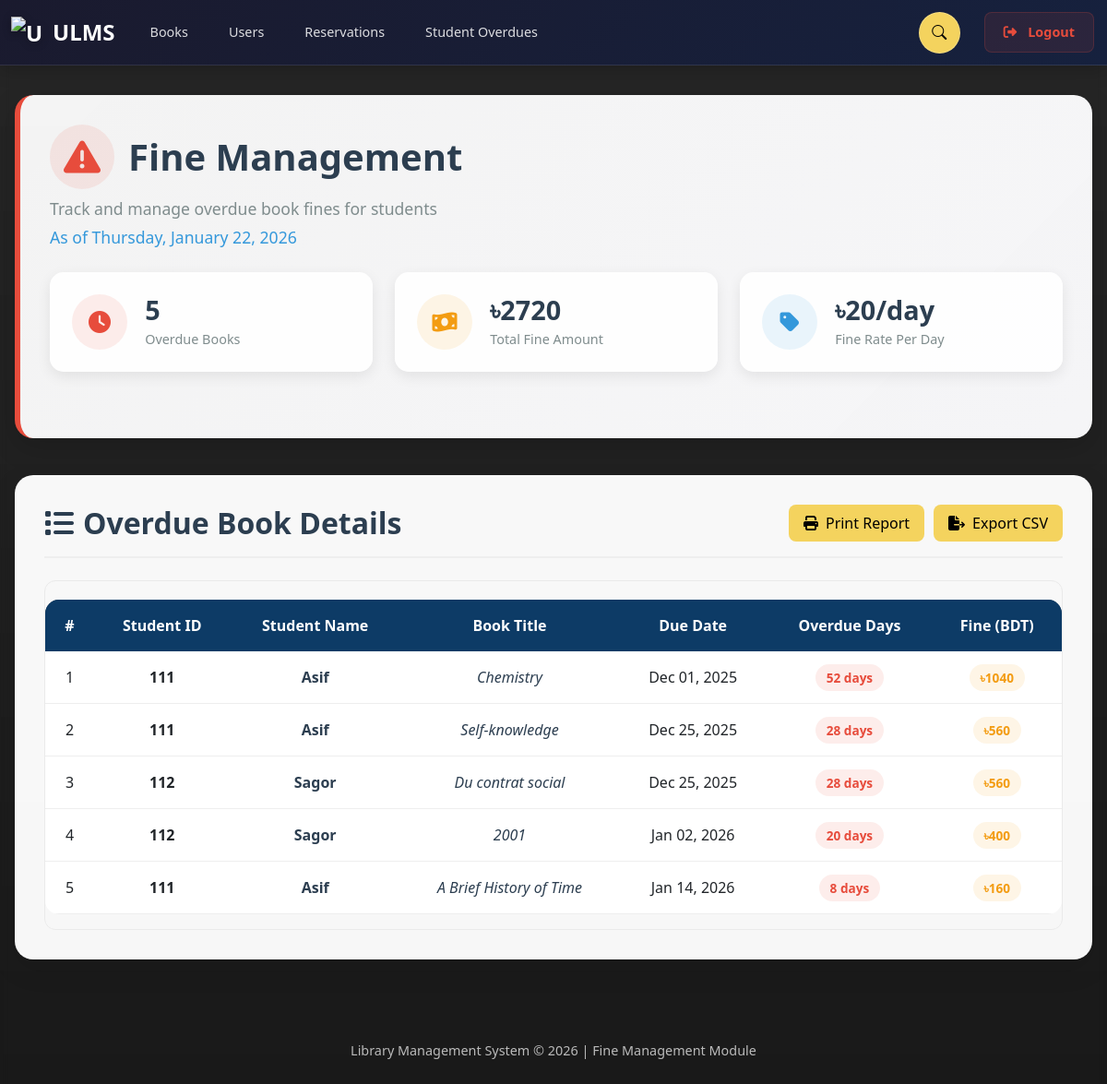
Page /pages/fines_admin.php (signed in) on the committed database.
### tables this page shows
CREATE TABLE `reservations` (
  `reservation_id` int(11) NOT NULL,
  `book_id` int(11) NOT NULL,
  `user_id` int(11) NOT NULL,
  `reservation_date` date NOT NULL,
  `due_date` date NOT NULL,
  `returned` enum('Yes','No') DEFAULT 'No'
);

CREATE TABLE `users` (
  `user_id` int(11) NOT NULL,
  `name` varchar(100) NOT NULL,
  `email` varchar(100) NOT NULL,
  `password` varchar(255) NOT NULL,
  `role` enum('admin','staff','student') NOT NULL
);

CREATE TABLE `books` (
  `book_id` int(11) NOT NULL,
  `title` varchar(200) NOT NULL,
  `author` varchar(200) NOT NULL,
  `genre` varchar(100) DEFAULT NULL,
  `isbn` varchar(20) DEFAULT NULL,
  `thumbnail` varchar(255) DEFAULT NULL,
  `source` enum('api','manual') NOT NULL,
  `reserved` enum('Yes','No') DEFAULT 'No',
  `reserved_by` int(11) DEFAULT NULL
);

### pages/fines_admin.php (the view, shortened to what this page needs)
<?php
$base_fine = 20;
?>
<!DOCTYPE html>
<html lang="en">
<head>
    <link href="https://cdn.jsdelivr.net/npm/bootstrap@5.3.2/dist/css/bootstrap.min.css" rel="stylesheet">
    <link rel="stylesheet" href="https://cdnjs.cloudflare.com/ajax/libs/font-awesome/6.4.2/css/all.min.css">
    <link rel="stylesheet" href="../css/styles.css">
    <link rel="stylesheet" href="../css/custom.css">
</head>
<body>
<?php include '_navbar.php'; ?>
<div class="fines-container">
    <div class="header-section">
        <h1><i class="fas fa-exclamation-triangle"></i> Fine Management</h1>
        <p class="subtitle">Track and manage overdue book fines for students</p>
        <?php
        $query = "
            SELECT u.user_id AS student_id,
                   u.name AS student_name,
                   b.title AS book_title,
                   r.due_date,
                   DATEDIFF(CURDATE(), r.due_date) AS overdue_days,
                   (DATEDIFF(CURDATE(), r.due_date) * $base_fine) AS fine
            FROM users u
            JOIN reservations r ON u.user_id = r.user_id
            JOIN books b ON r.book_id = b.book_id
            WHERE r.returned = 'No' AND r.due_date < CURDATE()
            ORDER BY r.due_date ASC";
        $result = mysqli_query($conn, $query);
        $total_fine = 0;
        $total_overdue_books = mysqli_num_rows($result);
        if ($result && mysqli_num_rows($result) > 0) {
            while ($row = mysqli_fetch_assoc($result)) {
                $total_fine += $row['fine'];
            }
            mysqli_data_seek($result, 0);
        }
        ?>
        <div class="stats-cards">
            <div class="stat-card">
                <div class="stat-icon overdue">
                    <i class="fas fa-clock"></i>
                </div>
                <div class="stat-info">
                    <h3 id="total-overdue"><?php echo $total_overdue_books; ?></h3>
                    <p>Overdue Books</p>
                </div>
            </div>
            <div class="stat-card">
                <div class="stat-icon fine">
                    <i class="fas fa-money-bill-wave"></i>
                </div>
                <div class="stat-info">
                    <h3 id="total-fine">৳<?php echo $total_fine; ?></h3>
                    <p>Total Fine Amount</p>
                </div>
            </div>
            <div class="stat-card">
                <div class="stat-icon rate">
                    <i class="fas fa-tag"></i>
                </div>
                <div class="stat-info">
                    <h3>৳<?php echo $base_fine; ?>/day</h3>
                    <p>Fine Rate Per Day</p>
                </div>
            </div>
        </div>
    </div>
    <div class="fines-table-container">
        <div class="table-header">
            <h2><i class="fas fa-list"></i> Overdue Book Details</h2>
            <div class="actions">
                <button class="btn-action btn-print" onclick="window.print()">
                    <i class="fas fa-print"></i> Print Report
                </button>
                <button class="btn-action btn-export" onclick="exportToCSV()">
                    <i class="fas fa-file-export"></i> Export CSV
                </button>
            </div>
        </div>
        <?php
        if ($result && mysqli_num_rows($result) > 0) {
            echo '
            <div class="table-responsive">
                <table class="table table-hover">
                    <thead>
                        <tr>
                            <th>#</th>
                            <th>Student ID</th>
                            <th>Student Name</th>
                            <th>Book Title</th>
                            <th>Due Date</th>
                            <th>Overdue Days</th>
                            <th>Fine (BDT)</th>
                        </tr>
                    </thead>
                    <tbody>';
            $counter = 1;
            while ($row = mysqli_fetch_assoc($result)) {
                $overdue_days = max(0, $row['overdue_days']);
                $fine = $overdue_days * $base_fine;
                echo "<tr>";
                echo "<td>" . $counter . "</td>";
                echo "<td><strong>" . htmlspecialchars($row['student_id']) . "</strong></td>";
                echo "<td><span class='student-name'>" . htmlspecialchars($row['student_name']) . "</span></td>";
                echo "<td><span class='book-title'>" . htmlspecialchars($row['book_title']) . "</span></td>";
                echo "<td>" . htmlspecialchars(date('M d, Y', strtotime($row['due_date']))) . "</td>";
                echo "<td><span class='badge-overdue'>" . $overdue_days . " days</span></td>";
                echo "<td><span class='badge-fine'>৳" . $fine . "</span></td>";
                echo "</tr>";
                $counter++;
            }
            echo '</tbody>
                </table>
            </div>';
        }
        ?>
    </div>
</div>
<div class="footer">
    <p>Library Management System &copy; <?php echo date('Y'); ?> | Fine Management Module</p>
</div>
</body>
</html>

### css/styles.css (style rules this page uses)
body { background-size: cover; backdrop-filter: blur(5px); min-height: 100vh; }
table { width: 100%; border-collapse: collapse; background-color: rgba(255, 255, 255, 0.6); border-radius: 15px; overflow: hidden; margin-top: 15px; }
table thead { background-color: rgba(0, 123, 255, 0.1); }
table th, table td { text-align: left; padding: 10px 15px; }
table tr:not(:last-child) { border-bottom: 1px solid rgba(0, 0, 0, 0.1); }
table th { font-weight: bold; }
button { border: 1px solid #007bff; background: transparent; color: #007bff; padding: 5px 15px; font-size: 14px; border-radius: 12px; transition: all 0.3s ease; cursor: pointer; }

### css/custom.css (style rules this page uses)
:root { --bg-color: #ffffff; --text-color: #000000; --container-bg: rgba(255,255,255,0.9); --header-bg: #0d3b66; --btn-bg: #f4d35e; --btn-text: #000; --table-header-bg: #0d3b66; --table-header-text: #fff; --table-row-hover: #f2f2f2; }
body { background-color: var(--bg-color) !important; color: var(--text-color) !important; transition: all 0.4s ease; font-family: Arial, sans-serif; }
button, .btn, input[type="submit"] { background-color: var(--btn-bg) !important; color: var(--btn-text) !important; border: none; padding: 8px 15px; cursor: pointer; border-radius: 4px; transition: all 0.3s ease; }
table { width: 100%; border-collapse: collapse; margin-top: 20px; color: var(--text-color) !important; }
th { background-color: var(--table-header-bg) !important; color: var(--table-header-text) !important; padding: 10px; }
td { padding: 8px; border-bottom: 1px solid #ddd; }

### rows in the picture
reservations: user.user_id "111", user.name "Asif", book.title "Chemistry", due_date "Dec 01, 2025", overdue_days "52", fine "1040"
reservations: user.user_id "111", user.name "Asif", book.title "Self-knowledge", due_date "Dec 25, 2025", overdue_days "28", fine "560"
reservations: user.user_id "112", user.name "Sagor", book.title "Du contrat social", due_date "Dec 25, 2025", overdue_days "28", fine "560"
reservations: user.user_id "112", user.name "Sagor", book.title "2001", due_date "Jan 02, 2026", overdue_days "20", fine "400"
reservations: user.user_id "111", user.name "Asif", book.title "A Brief History of Time", due_date "Jan 14, 2026", overdue_days "8", fine "160"

### other values in the picture
$total_overdue_books "5"
$total_fine "2720"
$base_fine "20"
